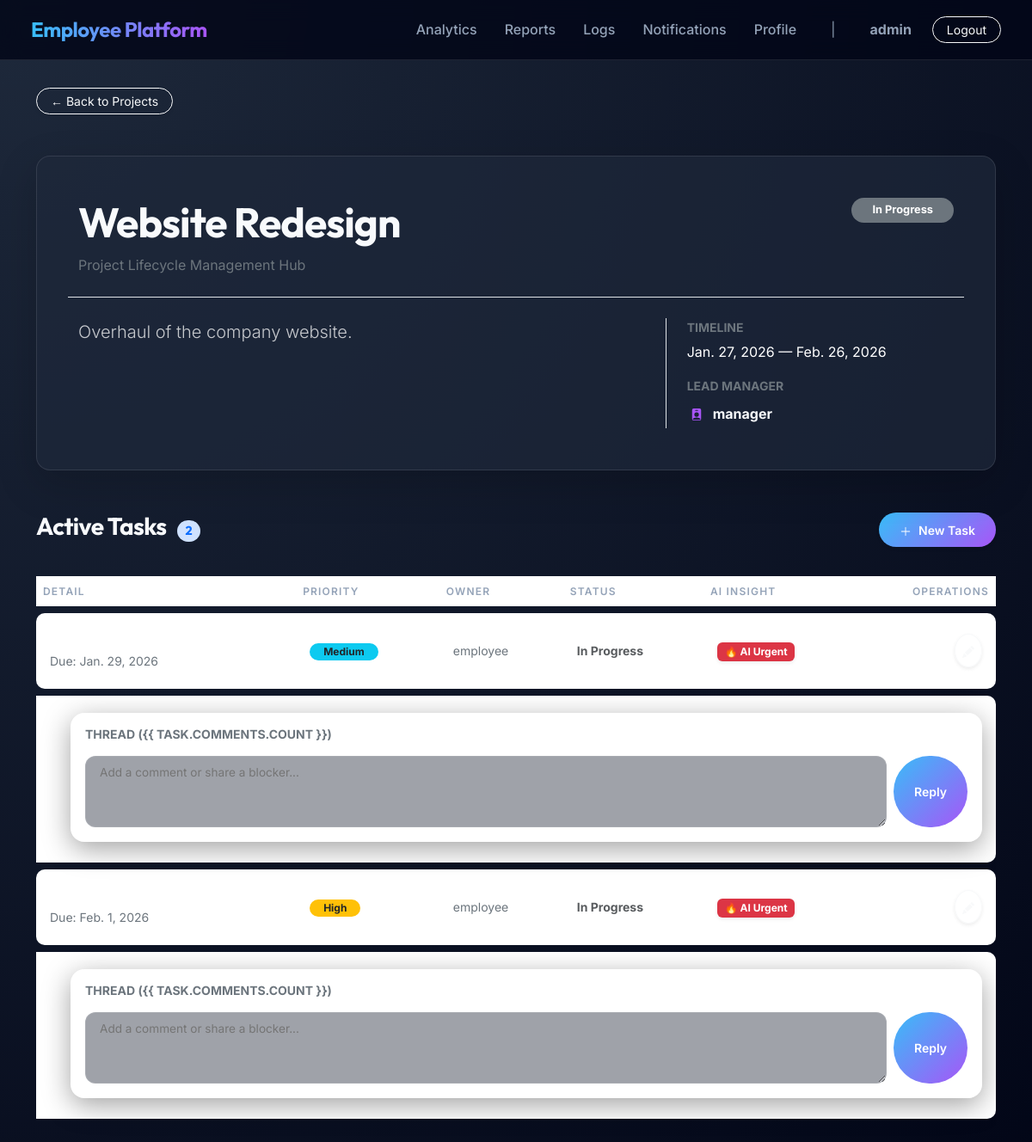
/projects/1/ (signed in), run on the app's committed database.
### core/models.py (models this page shows, shortened)
class User(AbstractUser):
    ROLE_CHOICES = (
        ('ADMIN', 'Admin'),
        ('MANAGER', 'Manager'),
        ('EMPLOYEE', 'Employee'),
    )
    role = models.CharField(max_length=20, choices=ROLE_CHOICES, default='EMPLOYEE')
    department = models.CharField(max_length=100, blank=True, null=True)

### projects/models.py (models this page shows, shortened)
class Project(models.Model):
    STATUS_CHOICES = (
        ('PLANNED', 'Planned'),
        ('IN_PROGRESS', 'In Progress'),
        ('COMPLETED', 'Completed'),
        ('ON_HOLD', 'On Hold'),
    )
    name = models.CharField(max_length=200)
    description = models.TextField()
    start_date = models.DateField()
    end_date = models.DateField()
    status = models.CharField(max_length=20, choices=STATUS_CHOICES, default='PLANNED')
    manager = models.ForeignKey(settings.AUTH_USER_MODEL, on_delete=models.CASCADE, related_name='managed_projects')

class Task(models.Model):
    PRIORITY_CHOICES = (
        ('LOW', 'Low'),
        ('MEDIUM', 'Medium'),
        ('HIGH', 'High'),
        ('CRITICAL', 'Critical'),
    )
    STATUS_CHOICES = (
        ('TODO', 'To Do'),
        ('IN_PROGRESS', 'In Progress'),
        ('IN_REVIEW', 'In Review'),
        ('DONE', 'Done'),
    )
    title = models.CharField(max_length=200)
    description = models.TextField()
    priority = models.CharField(max_length=20, choices=PRIORITY_CHOICES, default='MEDIUM')
    status = models.CharField(max_length=20, choices=STATUS_CHOICES, default='TODO')
    due_date = models.DateField()
    project = models.ForeignKey(Project, on_delete=models.CASCADE, related_name='tasks')
    assigned_to = models.ForeignKey(settings.AUTH_USER_MODEL, on_delete=models.SET_NULL, null=True, blank=True, related_name='assigned_tasks')

### projects/views.py (the view, shortened to what this page needs)
# urls.py: path('<int:pk>/', views.ProjectDetailView.as_view(), name='project_detail'),
class ProjectDetailView(LoginRequiredMixin, DetailView):
    model = Project
    template_name = 'projects/project_detail.html'
    def get_context_data(self, **kwargs):
        context = super().get_context_data(**kwargs)
        tasks = self.object.tasks.all()
        context['ai_prioritization'] = get_ai_prioritization(tasks)
        context['comment_form'] = CommentForm()
        return context

### projects/comment_forms.py
class CommentForm(forms.ModelForm):
    class Meta:
        model = Comment
        fields = ['content']
        widgets = {
            'content': forms.Textarea(attrs={'rows': 3, 'placeholder': 'Add a comment or share a blocker...'})
        }

### projects/utils.py (called while the page is built)
def get_ai_prioritization(tasks):
    today = date.today()
    prioritized_tasks = []
    for task in tasks:
        days_left = (task.due_date - today).days
        urgency_score = 0
        priority_map = {'CRITICAL': 100, 'HIGH': 50, 'MEDIUM': 20, 'LOW': 0}
        urgency_score += priority_map.get(task.priority, 0)
        if days_left < 0:
            urgency_score += 200 # Overdue
        elif days_left <= 2:
            urgency_score += 150 # Very urgent
        elif days_left <= 7:
            urgency_score += 50 # Coming up
        if task.status != 'DONE':
            prioritized_tasks.append({
                'task': task,
                'score': urgency_score,
                'is_suggested_urgent': urgency_score >= 150
            })
    prioritized_tasks.sort(key=lambda x: x['score'], reverse=True)
    return prioritized_tasks

### projects/templates/projects/project_detail.html (shortened to what this page needs)
{% extends 'core/base.html' %}
{% block content %}
<div class="mb-5 d-flex align-items-center">
    <a href="{% url 'project_list' %}" class="btn btn-outline-light btn-sm rounded-pill px-3 shadow-sm">&larr; Back to
        Projects</a>
</div>
<div class="glass-panel p-5 mb-5 animate-fade-in shadow-lg">
    <div class="d-flex justify-content-between align-items-start mb-4">
        <div>
            <h1 class="display-5 fw-bold mb-2">{{ project.name }}</h1>
            <p class="text-secondary mb-0">Project Lifecycle Management Hub</p>
        </div>
        <span
            class="badge rounded-pill {% if project.status == 'COMPLETED' %}bg-success{% elif project.status == 'ACTIVE' %}bg-primary{% else %}bg-secondary{% endif %} px-4 py-2"
            style="font-size: 0.8rem">
            {{ project.get_status_display }}
        </span>
    </div>
    <div class="row pt-4 border-top border-glass mt-2">
        <div class="col-lg-8">
            <p class="lead text-white opacity-75">{{ project.description }}</p>
        </div>
        <div class="col-lg-4 border-start border-glass ps-4">
            <div class="mb-3">
                <span class="small text-secondary text-uppercase fw-bold letter-spacing-1 d-block mb-1">Timeline</span>
                <span class="text-white">{{ project.start_date }} &mdash; {{ project.end_date }}</span>
            </div>
            <div>
                <span class="small text-secondary text-uppercase fw-bold letter-spacing-1 d-block mb-1">Lead
                    Manager</span>
                <div class="d-flex align-items-center">
                    <div class="bg-purple rounded-circle p-1 me-2" style="--bs-bg-opacity: .2">
                    </div>
                    <span class="fw-bold">{{ project.manager.username }}</span>
                </div>
            </div>
        </div>
    </div>
</div>
<div class="d-flex justify-content-between align-items-center mb-4">
    <h3 class="fw-bold">Active Tasks <span class="badge bg-primary-subtle text-primary rounded-pill ms-2"
            style="font-size: 0.9rem">{{ project.tasks.count }}</span></h3>
    {% if user.role == 'ADMIN' or user.role == 'MANAGER' %}
    <a href="{% url 'task_create' project.pk %}" class="btn btn-primary btn-sm rounded-pill px-4 shadow-sm">
        <svg xmlns="http://www.w3.org/2000/svg" width="14" height="14" fill="currentColor" class="bi bi-plus-lg me-2"
            viewBox="0 0 16 16">
            <path fill-rule="evenodd"
                d="M8 2a.5.5 0 0 1 .5.5v5h5a.5.5 0 0 1 0 1h-5v5a.5.5 0 0 1-1 0v-5h-5a.5.5 0 0 1 0-1h5v-5A.5.5 0 0 1 8 2" />
        </svg>New Task
    </a>
    {% endif %}
</div>
<div class="table-responsive">
    <table class="table align-middle">
        <thead>
            <tr>
                <th>Detail</th>
                <th>Priority</th>
                <th>Owner</th>
                <th>Status</th>
                <th>AI Insight</th>
                <th class="text-end">Operations</th>
            </tr>
        </thead>
        <tbody>
            {% for item in ai_prioritization %}
            {% with task=item.task %}
            <tr>
                <td>
                    <div class="fw-bold text-white">{{ task.title }}</div>
                    <div class="small text-secondary">Due: {{ task.due_date }}</div>
                </td>
                <td>
                    <span
                        class="badge rounded-pill {% if task.priority == 'URGENT' %}bg-danger{% elif task.priority == 'HIGH' %}bg-warning text-dark{% else %}bg-info text-dark{% endif %} px-3">
                        {{ task.get_priority_display }}
                    </span>
                </td>
                <td>
                    <span class="small text-secondary">{{ task.assigned_to.username|default:"Unassigned" }}</span>
                </td>
                <td>
                    <span
                        class="small fw-bold {% if task.status == 'DONE' %}text-success{% else %}text-muted{% endif %}">
                        {{ task.get_status_display }}
                    </span>
                </td>
                <td>
                    {% if item.is_suggested_urgent %}
                    <span class="badge bg-danger shadow-sm border border-danger border-opacity-50">🔥 AI Urgent</span>
                    {% elif item.score > 50 %}
                    <span class="badge bg-warning text-dark shadow-sm">💡 Important</span>
                    {% else %}
                    <span class="badge bg-dark text-secondary border border-glass">On Track</span>
                    {% endif %}
                </td>
                <td class="text-end">
                    <div class="d-flex gap-2 justify-content-end">
                        {% if user.role == 'ADMIN' or user.role == 'MANAGER' %}
                        <a href="{% url 'task_update' task.pk %}"
                            class="btn btn-outline-light btn-sm rounded-circle p-2 shadow-sm" title="Edit">
                        </a>
                        {% endif %}
                    </div>
                </td>
            </tr>
            <tr>
                <td colspan="6" class="border-0 pb-4">
                    <div class="glass-panel p-3 ms-4 animate-fade-in" style="background: rgba(255,255,255,0.02)">
                        <div class="d-flex justify-content-between align-items-center mb-3">
                            <h6 class="mb-0 small fw-bold text-secondary text-uppercase letter-spacing-1">Thread ({{
                                task.comments.count }})</h6>
                        </div>
                        <form method="post" class="d-flex gap-2">
                            <div class="flex-grow-1">
                                {{ comment_form.content }}
                            </div>
                            <button type="submit" class="btn btn-primary btn-sm px-4 rounded-pill">Reply</button>
                        </form>
                    </div>
                </td>
            </tr>
            {% endwith %}
            {% empty %}
            <tr>
                <td colspan="6" class="text-center py-5 text-secondary">No active tasks found for this initiative.</td>
            </tr>
            {% endfor %}
        </tbody>
    </table>
</div>
{% endblock %}

### core/templates/core/base.html (shortened to what this page needs)
<!DOCTYPE html>
<html lang="en">
<head>
    <link href="https://cdn.jsdelivr.net/npm/bootstrap@5.3.0/dist/css/bootstrap.min.css" rel="stylesheet">
    {% load static %}
    <link rel="stylesheet" href="{% static 'core/css/style.css' %}">
</head>
<body data-authenticated="{{ user.is_authenticated|yesno:'true,false' }}">
    <nav class="navbar navbar-expand-lg navbar-dark fixed-top">
        <div class="container-fluid">
            <a class="navbar-brand" href="/">
                <span class="d-none d-sm-inline">Employee Platform</span>
            </a>
            <div class="collapse navbar-collapse" id="navbarNav">
                <ul class="navbar-nav ms-auto align-items-center">
                    {% if user.is_authenticated %}
                    {% if user.role == 'ADMIN' or user.role == 'MANAGER' %}
                    <li class="nav-item">
                        <a class="nav-link" href="{% url 'analytics_dashboard' %}">Analytics</a>
                    </li>
                    <li class="nav-item">
                        <a class="nav-link" href="{% url 'report_dashboard' %}">Reports</a>
                    </li>
                    <li class="nav-item">
                        <a class="nav-link" href="{% url 'activity_logs' %}">Logs</a>
                    </li>
                    {% endif %}
                    <li class="nav-item">
                        <a class="nav-link" href="{% url 'notification_list' %}">Notifications</a>
                    </li>
                    <li class="nav-item">
                        <a class="nav-link" href="{% url 'profile_edit' %}">Profile</a>
                    </li>
                    <li class="nav-item d-none d-lg-block mx-2">
                        <span class="nav-link disabled text-primary opacity-75">|</span>
                    </li>
                    <li class="nav-item">
                        <span class="nav-link text-white fw-bold">{{ user.username }}</span>
                    </li>
                    <li class="nav-item ms-lg-2">
                        <a class="btn btn-outline-light btn-sm px-3 rounded-pill" href="{% url 'logout' %}">Logout</a>
                    </li>
                    {% endif %}
                </ul>
            </div>
        </div>
    </nav>
    <div class="main-wrapper container">
        <div class="animate-fade-in">
            {% block content %}{% endblock %}
        </div>
    </div>
</body>
</html>

### core/static/core/css/style.css (style rules this page uses)
:root { --bg-deep: #0f172a; --bg-darker: #020617; --surface-glass: rgba(30, 41, 59, 0.7); --border-glass: rgba(255, 255, 255, 0.1); --accent-blue: #38bdf8; --accent-purple: #a855f7; --accent-glow: rgba(56, 189, 248, 0.3); --text-primary: #f8fafc; --text-secondary: #94a3b8; --nav-height: 70px; --glass-blur: blur(12px); --transition-smooth: all 0.3s cubic-bezier(0.4, 0, 0.2, 1); }
body { background: radial-gradient(circle at top left, #1e293b, var(--bg-darker)); color: var(--text-primary); font-family: 'Inter', sans-serif; min-height: 100vh; margin: 0; line-height: 1.6; overflow-x: hidden; }
h1, h2, h3, .navbar-brand { font-family: 'Outfit', sans-serif; font-weight: 700; letter-spacing: -0.02em; }
.glass-panel { background: var(--surface-glass); backdrop-filter: var(--glass-blur); -webkit-backdrop-filter: var(--glass-blur); border: 1px solid var(--border-glass); border-radius: 16px; box-shadow: 0 8px 32px 0 rgba(0, 0, 0, 0.37); }
.navbar { height: var(--nav-height); background: rgba(2, 6, 23, 0.8) !important; backdrop-filter: var(--glass-blur); border-bottom: 1px solid var(--border-glass); padding: 0 1.5rem; }
.navbar-brand { font-size: 1.5rem; background: linear-gradient(to right, var(--accent-blue), var(--accent-purple)); -webkit-background-clip: text; background-clip: text; -webkit-text-fill-color: transparent; }
.nav-link { color: var(--text-secondary) !important; font-weight: 500; transition: var(--transition-smooth); margin: 0 0.5rem; }
.main-wrapper { padding-top: calc(var(--nav-height) + 2rem); padding-bottom: 3rem; }
.btn-primary { background: linear-gradient(135deg, var(--accent-blue), var(--accent-purple)); border: none; border-radius: 10px; padding: 0.6rem 1.5rem; font-weight: 600; transition: var(--transition-smooth); }
.table { color: var(--text-primary); border-collapse: separate; border-spacing: 0 8px; }
.table thead th { border: none; color: var(--text-secondary); font-weight: 600; text-transform: uppercase; font-size: 0.75rem; letter-spacing: 0.1em; }
.table tbody tr { background: rgba(30, 41, 59, 0.4); border-radius: 10px; transition: var(--transition-smooth); }
.table tbody td { padding: 1.25rem 1rem; border: none; }
.table tbody td:first-child { border-radius: 10px 0 0 10px; }
.table tbody td:last-child { border-radius: 0 10px 10px 0; }
.animate-fade-in { animation: fadeIn 0.8s ease-out forwards; animation-delay: calc(var(--delay-index, 0) * 100ms); }

### projects/templates/projects/project_detail.html (style rules this page uses)
textarea { display: block; width: 100%; padding: 0.5rem 1rem; background: rgba(15, 23, 42, 0.4); border: 1px solid rgba(255, 255, 255, 0.1); border-radius: 12px; color: white; font-size: 0.85rem; transition: all 0.3s ease; }

### data on the page
User: username "admin"
Project: name "Website Redesign", status "In Progress", description "Overhaul of the company website.", start_date "Jan. 27, 2026", end_date "Feb. 26, 2026", manager.username "manager", tasks.count "2"
Task: task.due_date "Jan. 29, 2026", task.priority "Medium", task.assigned_to.username "employee", task.status "In Progress"
Task: task.due_date "Feb. 1, 2026", task.priority "High", task.assigned_to.username "employee", task.status "In Progress"
